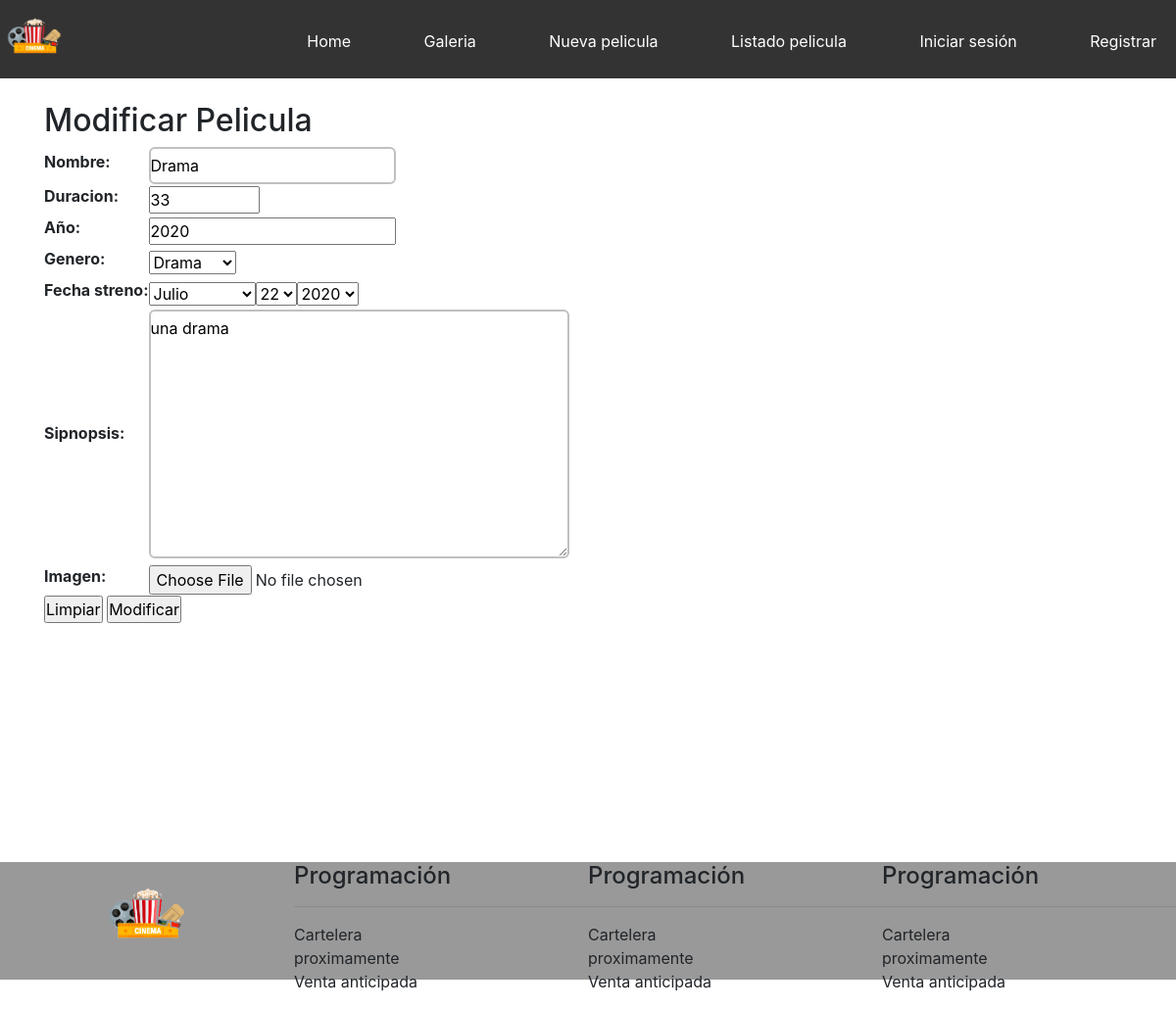
Screenshot of /modificar-pelicula/6/ with the database file from the repository.
### core/models.py (models this page shows, shortened)
class Pelicula(models.Model):
    nombre = models.CharField(max_length=200)
    duracion = models.IntegerField()
    anio = models.IntegerField(verbose_name="Año")
    genero = models.ForeignKey(Genero, on_delete=models.CASCADE)
    sipnopsis = models.TextField(null = True, blank = True)
    fecha_streno = models.DateField()
    imagen = models.ImageField(null = True, blank = True)

class Genero(models.Model):
    nombre = models.CharField(max_length=80)
    def __str__(self):
        return self.nombre

### core/views.py (the view)
# urls.py: path('modificar-pelicula/<id>/',modificar_pelicula,name="modificar-pelicula"),
def modificar_pelicula(request,id):
    pelicula = Pelicula.objects.get(id = id)
    data = {
        'form': PeliculaForm(instance = pelicula)
    }
    if request.method == 'POST':
        formulario = PeliculaForm(data = request.POST, instance = pelicula, files = request.FILES)
        if formulario.is_valid():
            formulario.save()
            data['mensaje'] = 'Pelicula modificado con éxito'
        data['form'] = PeliculaForm(instance = Pelicula.objects.get(id = id))
    return render(request,'core/modificar_pelicula.html',data)

### core/forms.py (shortened to what this page needs)
class PeliculaForm(ModelForm):
    nombre = forms.CharField(min_length = 2, max_length = 300)
    duracion = forms.IntegerField(min_value=5,max_value=10000)
    class Meta:
        model = Pelicula
        fields = ['nombre','duracion','anio','genero','fecha_streno','sipnopsis','imagen']
        widgets = {
            'fecha_streno' : forms.SelectDateWidget(years = range(1990,2021 ))
        }

### core/templates/core/modificar_pelicula.html (shortened to what this page needs)
{% extends 'core/base.html' %}
{% load static%}
{% block contenido %}
<h2>Modificar Pelicula</h2>
<form action="" method="post" enctype= "multipart/form-data">
    <table>
        {{form.as_table}}
    </table>
    <input type="Reset" value="Limpiar">
    <input type="submit" value="Modificar">
</form>
{% endblock %}

### core/static/core/css/estilos.css (style rules this page uses)
* { margin:0; padding: 0; }
body { background-color:rgb(219, 219, 219); font-family: fantasy; }
label { display: block; }
input[type=text], input[type=email], textarea { border: 2px solid silver; padding:5px 0; border-radius: 6px; }

### rows the page displays
Pelicula: nombre "Drama", duracion "33", anio "2020", genero "Drama", sipnopsis "una drama"
